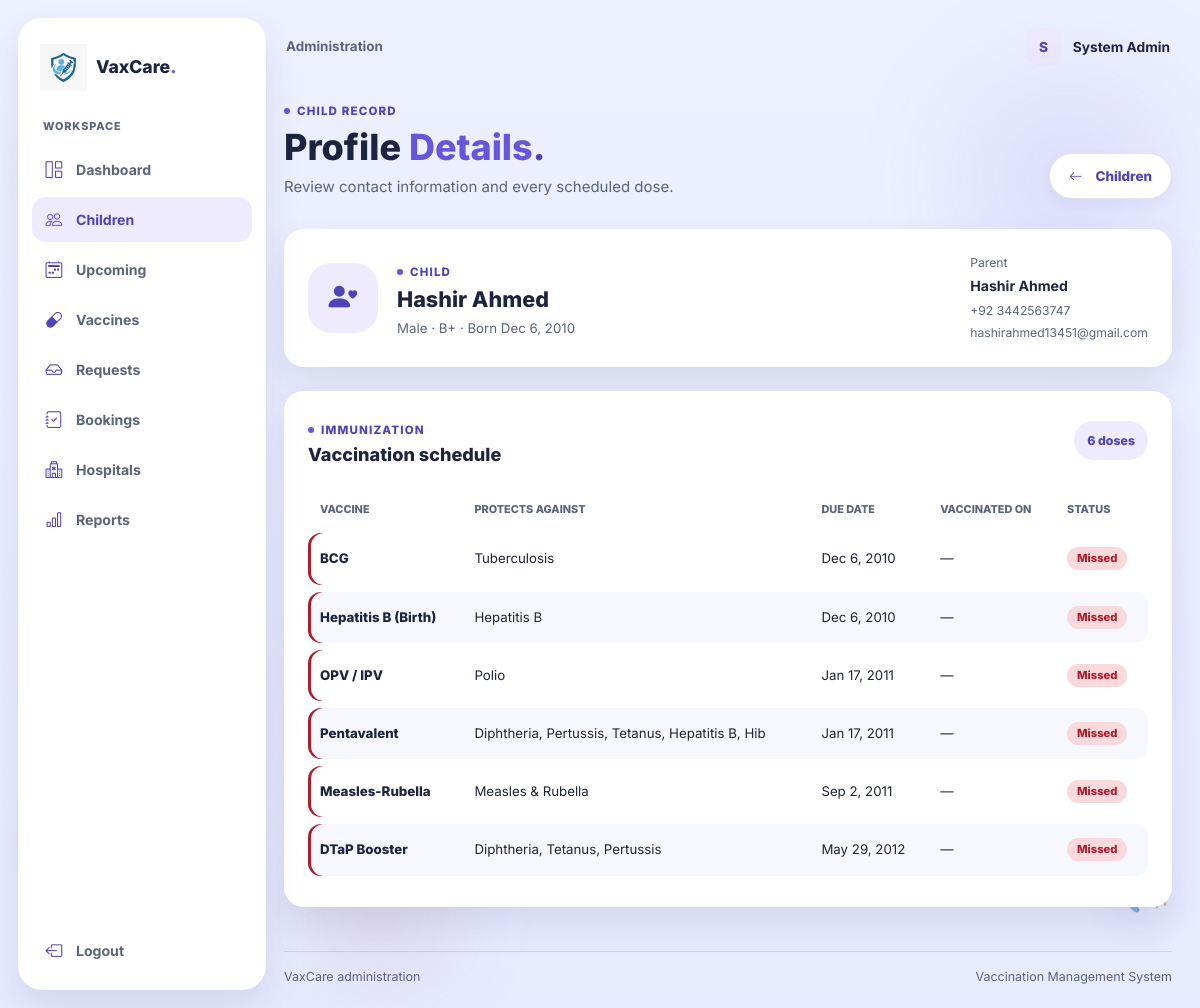
The app's page /admin/child_view.php?id=2 (signed in) with its own data.
### tables this page shows
CREATE TABLE `users` (
  `id` int(11) NOT NULL,
  `name` varchar(150) NOT NULL,
  `email` varchar(150) NOT NULL,
  `password` varchar(255) NOT NULL,
  `role` enum('admin','parent','hospital') NOT NULL,
  `status` enum('active','pending','blocked') NOT NULL DEFAULT 'active',
  `created_at` datetime NOT NULL DEFAULT current_timestamp()
);

CREATE TABLE `children` (
  `id` int(11) NOT NULL,
  `parent_id` int(11) NOT NULL,
  `name` varchar(150) NOT NULL,
  `dob` date NOT NULL,
  `gender` enum('male','female','other') NOT NULL,
  `blood_group` varchar(3) DEFAULT NULL,
  `created_at` datetime NOT NULL DEFAULT current_timestamp()
);

CREATE TABLE `parents` (
  `id` int(11) NOT NULL,
  `user_id` int(11) NOT NULL,
  `phone` varchar(20) NOT NULL,
  `address` varchar(255) NOT NULL,
  `city` varchar(100) NOT NULL
);

CREATE TABLE `child_vaccinations` (
  `cv_id` int(10) UNSIGNED NOT NULL,
  `child_id` int(11) NOT NULL,
  `vaccine_id` int(11) NOT NULL,
  `due_date` date NOT NULL,
  `status` enum('pending','booked','vaccinated','missed') NOT NULL DEFAULT 'pending',
  `vaccinated_on` date DEFAULT NULL
);

CREATE TABLE `vaccines` (
  `id` int(11) NOT NULL,
  `name` varchar(150) NOT NULL,
  `disease_prevented` varchar(150) NOT NULL,
  `recommended_age_days` int(11) NOT NULL,
  `doses_required` int(11) NOT NULL DEFAULT 1,
  `availability` enum('available','unavailable') NOT NULL DEFAULT 'available'
);

### config.php (called while the page is built, shortened)
<?php
function appUrl(string $path = ''): string
{
    $scriptDirectory = dirname(str_replace('\\', '/', $_SERVER['SCRIPT_NAME'] ?? '/'));
    if (in_array(basename($scriptDirectory), ['admin', 'parent', 'hospital', 'actions'], true)) {
        $scriptDirectory = dirname($scriptDirectory);
    }
    $basePath = $scriptDirectory === '/' || $scriptDirectory === '.' ? '' : rtrim($scriptDirectory, '/');
    return $basePath . '/' . ltrim($path, '/');
}

### includes/auth.php (called while the page is built, shortened)
<?php
function e(mixed $value): string
{
    return htmlspecialchars((string) $value, ENT_QUOTES | ENT_SUBSTITUTE, 'UTF-8');
}

### includes/admin_helpers.php (called while the page is built, shortened)
<?php
function admin_display_name(PDO $pdo, int $userId): string
{
    $stmt = $pdo->prepare('SELECT name FROM users WHERE id = :id AND role = \'admin\' LIMIT 1');
    $stmt->execute(['id' => $userId]);
    $name = $stmt->fetchColumn();
    return is_string($name) && $name !== '' ? $name : 'Administrator';
}
function admin_status_class(string $status): string
{
    return match ($status) {
        'pending' => 'status-pending',
        'approved' => 'status-approved',
        'booked' => 'status-booked',
        'vaccinated', 'active', 'available', 'completed' => 'status-active',
        'rejected', 'missed', 'blocked', 'not_vaccinated', 'unavailable' => 'status-danger',
        default => 'status-neutral',
    };
}

### admin/child_view.php (the view, shortened to what this page needs)
<?php
require_once __DIR__ . '/../includes/auth.php';
require_once __DIR__ . '/../includes/admin_helpers.php';
$activeAdminPage = 'children';
$childId = filter_input(INPUT_GET, 'id', FILTER_VALIDATE_INT) ?: 0;
$profileStmt = $pdo->prepare(
    'SELECT c.id AS child_id, c.name, c.dob, c.gender, c.blood_group, pu.name AS parent_name, pu.email, p.phone, p.address, p.city
     FROM children c INNER JOIN parents p ON p.id = c.parent_id INNER JOIN users pu ON pu.id = p.user_id
     WHERE c.id = :child_id LIMIT 1'
);
$profileStmt->execute(['child_id' => $childId]);
$child = $profileStmt->fetch();
$schedule = [];
if ($child) {
    $scheduleStmt = $pdo->prepare(
        'SELECT cv.cv_id, cv.due_date, cv.status, cv.vaccinated_on, v.name AS vaccine_name, v.disease_prevented
         FROM child_vaccinations cv INNER JOIN vaccines v ON v.id = cv.vaccine_id
         WHERE cv.child_id = :child_id ORDER BY cv.due_date, v.name'
    );
    $scheduleStmt->execute(['child_id' => $childId]);
    $schedule = $scheduleStmt->fetchAll();
}
require __DIR__ . '/../includes/admin_layout_start.php';
?>
<section class="admin-heading"><div><span class="admin-eyebrow">Child record</span><h1>Profile <span class="highlight">Details</span><span class="highlight alt">.</span></h1><p>Review contact information and every scheduled dose.</p></div><a class="btn btn-secondary" href="<?= e(appUrl('admin/children.php')) ?>"><i class="bi bi-arrow-left me-2" aria-hidden="true"></i>Children</a></section>
<?php if ($child): ?>
    <section class="admin-panel child-profile"><div class="child-profile-avatar"><i class="bi bi-person-heart" aria-hidden="true"></i></div><div class="child-profile-main"><span class="admin-eyebrow">Child</span><h2><?= e($child['name']) ?></h2><p><?= e(ucfirst($child['gender'])) ?> · <?= e($child['blood_group'] ?: 'Blood group not set') ?> · Born <?= e(date('M j, Y', strtotime($child['dob']))) ?></p></div><div class="profile-contact"><span>Parent</span><strong><?= e($child['parent_name']) ?></strong><span><?= e($child['phone']) ?></span><span><?= e($child['email']) ?></span></div></section>
    <section class="admin-panel mt-4"><div class="panel-heading"><div><span class="admin-eyebrow">Immunization</span><h2>Vaccination schedule</h2></div><span class="admin-total-chip"><?= count($schedule) ?> doses</span></div>
        <div class="table-responsive"><table class="admin-table"><thead><tr><th>Vaccine</th><th>Protects against</th><th>Due date</th><th>Vaccinated on</th><th>Status</th></tr></thead><tbody>
            <?php foreach ($schedule as $dose): ?><tr><td><strong><?= e($dose['vaccine_name']) ?></strong></td><td><?= e($dose['disease_prevented']) ?></td><td><?= e(date('M j, Y', strtotime($dose['due_date']))) ?></td><td><?= $dose['vaccinated_on'] ? e(date('M j, Y', strtotime($dose['vaccinated_on']))) : '—' ?></td><td><span class="status-badge <?= e(admin_status_class($dose['status'])) ?>"><?= e(ucfirst(str_replace('_', ' ', $dose['status']))) ?></span></td></tr><?php endforeach; ?>
        </tbody></table></div>
    </section>
<?php else: ?><section class="admin-panel admin-empty-state"><span class="empty-art"><i class="bi bi-person-exclamation" aria-hidden="true"></i></span><h2>Child not found</h2><p>This profile may have been removed or the link is invalid.</p></section><?php endif; ?>
<?php require __DIR__ . '/../includes/admin_layout_end.php'; ?>

### includes/admin_layout_start.php (shortened to what this page needs)
<?php
$activeAdminPage = $activeAdminPage ?? '';
$adminName = admin_display_name($pdo, (int) $_SESSION['user_id']);
$adminInitial = mb_strtoupper(mb_substr($adminName, 0, 1, 'UTF-8'), 'UTF-8');
$adminNavigation = [
    'dashboard' => ['Dashboard', 'dashboard.php', 'bi-grid-1x2'],
    'children' => ['Children', 'children.php', 'bi-people'],
    'upcoming' => ['Upcoming', 'upcoming.php', 'bi-calendar2-week'],
    'vaccines' => ['Vaccines', 'vaccines.php', 'bi-capsule'],
    'requests' => ['Requests', 'requests.php', 'bi-inbox'],
    'bookings' => ['Bookings', 'bookings.php', 'bi-journal-check'],
    'hospitals' => ['Hospitals', 'hospitals.php', 'bi-hospital'],
    'reports' => ['Reports', 'reports.php', 'bi-bar-chart'],
];
?>
<!DOCTYPE html>
<html lang="en">
<head>
    <link href="https://cdn.jsdelivr.net/npm/bootstrap@5.3.3/dist/css/bootstrap.min.css" rel="stylesheet">
    <link href="https://cdn.jsdelivr.net/npm/bootstrap-icons@1.11.3/font/bootstrap-icons.min.css" rel="stylesheet">
    <link rel="stylesheet" href="<?= e(appUrl('assets/css/style.css') . '?v=' . filemtime(__DIR__ . '/../assets/css/style.css')) ?>">
    <link rel="stylesheet" href="<?= e(appUrl('assets/css/admin.css') . '?v=' . filemtime(__DIR__ . '/../assets/css/admin.css')) ?>">
</head>
<body class="admin-app">
    <?php require __DIR__ . '/medical_decorations.php'; ?>
    <aside class="admin-sidebar" data-admin-sidebar aria-label="Administrator navigation">
        <a class="admin-brand" href="<?= e(appUrl('admin/dashboard.php')) ?>" aria-label="VaxCare admin dashboard">
            <img class="brand-logo" src="<?= e(appUrl('VaxCare Logo.png')) ?>" alt="VaxCare">
            <span>VaxCare<span class="admin-brand-dot">.</span></span>
        </a>
        <nav class="admin-nav">
            <span class="admin-nav-label">Workspace</span>
            <?php foreach ($adminNavigation as $key => [$label, $path, $icon]): ?>
                <a class="admin-nav-link<?= $activeAdminPage === $key ? ' is-active' : '' ?>" href="<?= e(appUrl('admin/' . $path)) ?>"<?= $activeAdminPage === $key ? ' aria-current="page"' : '' ?>>
                    <i class="bi <?= e($icon) ?>" aria-hidden="true"></i><span><?= e($label) ?></span>
                </a>
            <?php endforeach; ?>
        </nav>
        <a class="admin-nav-link admin-logout" href="<?= e(appUrl('actions/logout.php')) ?>">
            <i class="bi bi-box-arrow-left" aria-hidden="true"></i><span>Logout</span>
        </a>
    </aside>
    <div class="admin-shell">
        <header class="admin-topbar">
            <span class="admin-topbar-caption">Administration</span>
            <div class="admin-user"><span class="admin-avatar" aria-hidden="true"><?= e($adminInitial) ?></span><span><?= e($adminName) ?></span></div>
        </header>
        <main class="admin-main container-fluid">

### assets/css/style.css (style rules this page uses)
:root { --page-bg: #edf0ff; --page-bg-deep: #e7ebff; --panel: rgba(255, 255, 255, 0.72); --panel-strong: #ffffff; --soft: #f4f3ff; --purple: #6557d9; --purple-dark: #4e43b8; --purple-soft: #efebff; --text: #1f2437; --heading: #1d2440; --muted: #5a647d; --line: rgba(88, 101, 170, 0.18); --shadow: 0 18px 36px rgba(63, 68, 122, 0.12); --shadow-lift: 0 24px 48px rgba(49, 54, 112, 0.18); --orange: #f8cfaf; --orange-deep: #7a4a12; --green: #cfeee0; --green-deep: #1f6b4d; --white: #ffffff; --pink: #f6d7e4; --pink-deep: #9c3764; --danger-soft: #f9d9dc; --danger-deep: #ac1d2d; }
* { box-sizing: border-box; }
html { scroll-behavior: smooth; }
body { margin: 0; min-height: 100vh; display: flex; flex-direction: column; font-family: 'Inter', sans-serif; background: linear-gradient(180deg, var(--page-bg) 0%, var(--page-bg-deep) 100%); color: var(--text); line-height: 1.6; }
body::before, body::after { content: ""; position: fixed; width: 22px; height: 22px; border-radius: 50%; background: rgba(100, 196, 145, 0.8); filter: blur(0.4px); z-index: 0; pointer-events: none; }
body::before { right: 60px; top: 200px; }
body::after { left: 84px; bottom: 220px; background: rgba(102, 111, 224, 0.8); }
main, .site-footer, .hospital-footer { position: relative; z-index: 1; }
a { color: inherit; text-decoration: none; }
img { max-width: 100%; }
.brand-logo { display: block; height: 88px; width: auto; max-width: 260px; object-fit: contain; filter: none; background: transparent; border-radius: 0; box-shadow: none; }
.btn { display: inline-flex; align-items: center; justify-content: center; border: 0; cursor: pointer; transition: transform 0.2s ease, box-shadow 0.2s ease; font-weight: 700; }
.nav-link, .btn, .search-panel, .feature-card, .auth-card, .hero-copy h1, .hero-copy p { animation: fadeUp 0.55s cubic-bezier(0.2, 0.8, 0.2, 1) both; }
.highlight { color: var(--purple); }
.highlight.alt { color: var(--purple-dark); }
.nav-link, .nav-toggle, .btn, .toggle-password { min-height: 44px; min-width: 44px; }
body.admin-app::before, body.hospital-app::before, body.parent-app::before { width: 196px; height: 196px; background: rgba(101, 87, 217, .12); filter: blur(58px); }
body.admin-app::before { top: 10vh; right: 3vw; box-shadow: -72vw 68vh 0 -58px rgba(156, 55, 100, .1); }
body.admin-app::after, body.hospital-app::after, body.parent-app::after { width: 138px; height: 138px; filter: blur(46px); }
body.admin-app::after { left: 26vw; bottom: 3vh; background: rgba(156, 55, 100, .1); }

### records on screen
users: name "S", name "System Admin"
children: name "Hashir Ahmed", gender "Male", blood_group "B+", dob "Dec 6, 2010", users.name "Hashir Ahmed", parent.phone "+92 3442563747", users.email "hashirahmed13451@gmail.com"
child_vaccinations: vaccine.name "BCG", vaccine.disease_prevented "Tuberculosis", due_date "Dec 6, 2010", status "Missed"
child_vaccinations: vaccine.name "Hepatitis B (Birth)", vaccine.disease_prevented "Hepatitis B", due_date "Dec 6, 2010", status "Missed"
child_vaccinations: vaccine.name "OPV / IPV", vaccine.disease_prevented "Polio", due_date "Jan 17, 2011", status "Missed"
child_vaccinations: vaccine.name "Pentavalent", vaccine.disease_prevented "Diphtheria, Pertussis, Tetanus, Hepatitis B, Hib", due_date "Jan 17, 2011", status "Missed"
child_vaccinations: vaccine.name "Measles-Rubella", vaccine.disease_prevented "Measles & Rubella", due_date "Sep 2, 2011", status "Missed"
child_vaccinations: vaccine.name "DTaP Booster", vaccine.disease_prevented "Diphtheria, Tetanus, Pertussis", due_date "May 29, 2012", status "Missed"

### other values on screen
$label "Dashboard"
$label "Children"
$label "Upcoming"
$label "Vaccines"
$label "Requests"
$label "Bookings"
$label "Hospitals"
$label "Reports"
count($schedule) "6"
